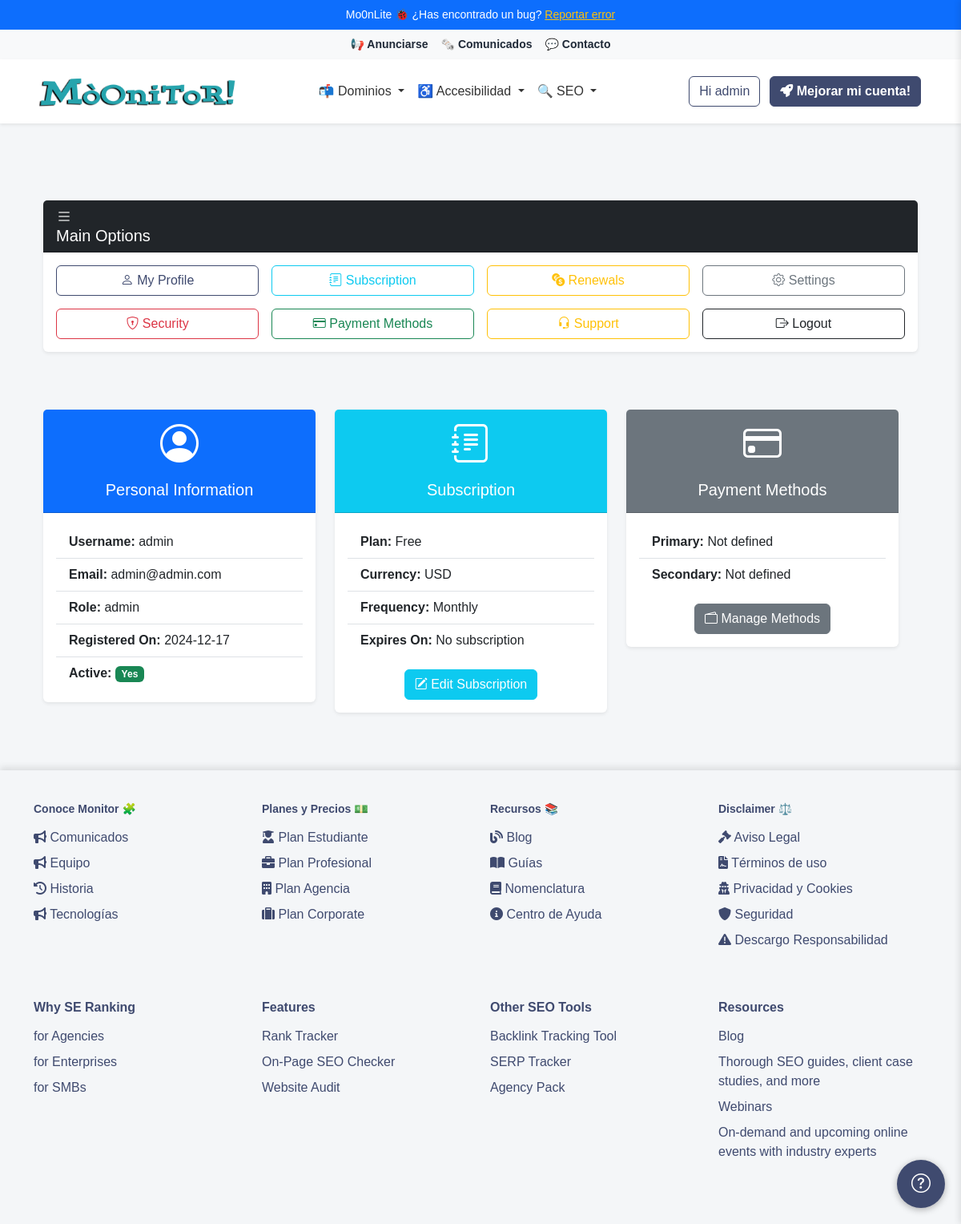
Before: /profile (signed in) with the older database file.
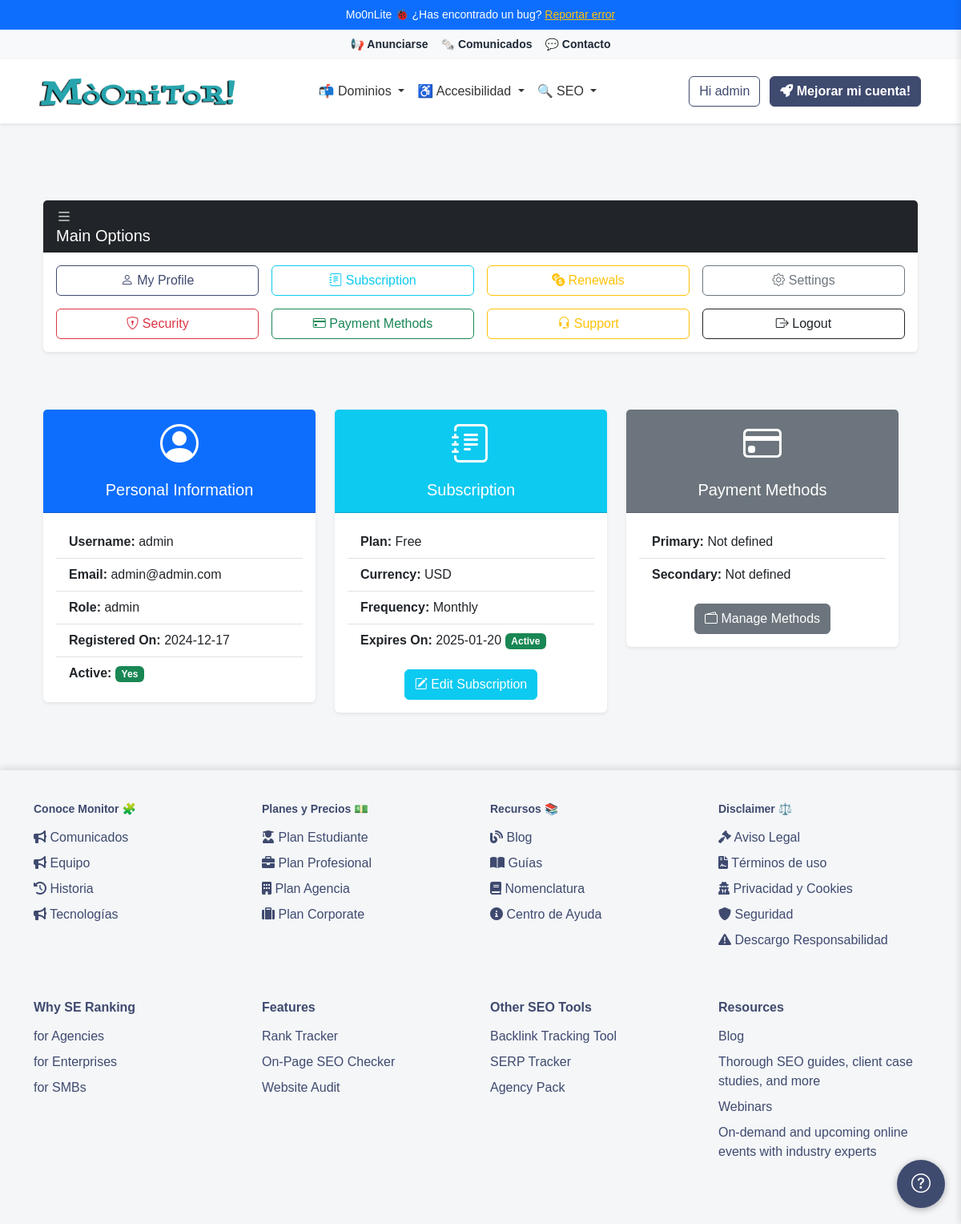
After: the same page with the newer database file.
### app/models/user_model.py (models this page shows, shortened)
class Users(UserMixin, db.Model):
    __tablename__ = 'Users'
    id = db.Column(db.Integer, primary_key=True)
    username = db.Column(db.String(80), unique=True, nullable=False)
    email = db.Column(db.String(120), unique=True, nullable=False)
    password_hash = db.Column(db.String(255), nullable=False)
    token = db.Column(db.String(255), index=True, unique=True)
    active = db.Column(db.Boolean, default=False)
    registered_on = db.Column(db.DateTime, nullable=False, default=datetime.datetime.utcnow)
    config = db.Column(JSONType)
    role = db.Column(db.String(20), nullable=False, default='usuario')
    subscription_plan = db.Column(Enum('Free', 'Pro', 'Corporate', name='subscription_plans'), default='Free')
    subscription_currency = db.Column(db.String(3), default='USD')  # ISO currency codes (e.g., USD, EUR)
    subscription_expiration = db.Column(db.DateTime, nullable=True)
    subscription_frequency = db.Column(Enum('Monthly', 'Annually', name='subscription_frequency'), default='Monthly')
    primary_payment = db.Column(JSONType, nullable=True)  # IBAN, SWIFT, etc.
    secondary_payment = db.Column(JSONType, nullable=True)
    transactions = db.relationship('Transaction', backref='user', lazy=True)
    def is_subscription_active(self):
        if not self.subscription_expiration:
            return False
        return self.subscription_expiration > datetime.datetime.utcnow()

### app/controllers/user_controller.py (the view)
@app.route('/profile') ## futuro dashboard
@login_required
def profile():
    breadcrumbs = [
        {'url': '/profile', 'text': 'Perfil'}
    ]
    user = Users.query.filter_by(id=current_user.id).first()
    return render_template('user/profile.html', user=user, breadcrumbs=breadcrumbs)

### app/__init__.py (called while the page is built)
@app.context_processor
def inject_sidebar_info():
    return dict(is_admin=current_user.is_authenticated and current_user.role == 'admin')

@app.context_processor
def inject_breadcrumb():
    breadcrumbs = [
        {'url': '/', 'text': 'Inicio'},
        {'url': '/profile', 'text': 'Opcion 1'},
        {'url': '/profile/edit', 'text': 'Sub opcion 1'}
    ]
    return {'breadcrumbs': breadcrumbs}

@app.context_processor
def inject_tools():
    grouped_tools = {}
    for category, tools_in_category in groupby(sorted(tools, key=itemgetter('category')), key=itemgetter('category')):
        subcategories = {}
        for subcategory, tools_in_subcategory in groupby(sorted(tools_in_category, key=itemgetter('subcategory')), key=itemgetter('subcategory')):
            subcategories[subcategory] = list(tools_in_subcategory)
        grouped_tools[category] = subcategories
    return dict(grouped_tools=grouped_tools)

@login_manager.user_loader
def load_user(user_id):
    return Users.query.get(int(user_id))

### app/templates/user/profile.html (shortened to what the changed rows need)
{% extends 'base.html' %}
{% block content %}
<div class="container my-5">
    <div class="row">
        <div class="col-12 mb-4">
            <div class="card shadow-sm border-0">
                <div class="card-header bg-dark text-white d-flex justify-content-between align-items-center">
                    <h2 class="h5 mb-0"><i class="bi bi-list"></i> Main Options</h2>
                </div>
            </div>
        </div>
        <div class="row g-4">
            <div class="col-lg-4 col-md-6">
                <div class="card shadow-sm border-0">
                    <div class="card-body">
                        <ul class="list-group list-group-flush">
                            <li class="list-group-item"><strong>Username:</strong> {{ user.username }}</li>
                            <li class="list-group-item"><strong>Email:</strong> {{ user.email }}</li>
                            <li class="list-group-item"><strong>Role:</strong> {{ user.role }}</li>
                            <li class="list-group-item"><strong>Registered On:</strong> {{ user.registered_on.strftime('%Y-%m-%d') }}</li>
                            <li class="list-group-item">
                                <strong>Active:</strong>
                                {% if user.active %}
                                <span class="badge bg-success">Yes</span>
                                {% else %}
                                <span class="badge bg-danger">No</span>
                                {% endif %}
                            </li>
                        </ul>
                    </div>
                </div>
            </div>
            <div class="col-lg-4 col-md-6">
                <div class="card shadow-sm border-0">
                    <div class="card-body">
                        <ul class="list-group list-group-flush">
                            <li class="list-group-item"><strong>Plan:</strong> {{ user.subscription_plan }}</li>
                            <li class="list-group-item"><strong>Currency:</strong> {{ user.subscription_currency }}</li>
                            <li class="list-group-item"><strong>Frequency:</strong> {{ user.subscription_frequency }}</li>
                            <li class="list-group-item">
                                <strong>Expires On:</strong>
                                {% if user.subscription_expiration %}
                                {{ user.subscription_expiration.strftime('%Y-%m-%d') }}
                                {% if user.is_subscription_active() %}
                                <span class="badge bg-success">Active</span>
                                {% else %}
                                <span class="badge bg-danger">Expired</span>
                                {% endif %}
                                {% else %}
                                No subscription
                                {% endif %}
                            </li>
                        </ul>
                    </div>
                </div>
            </div>
            <div class="col-lg-4 col-md-6">
                <div class="card shadow-sm border-0">
                    <div class="card-body">
                        <ul class="list-group list-group-flush">
                            <li class="list-group-item"><strong>Primary:</strong> {{ user.primary_payment.method if user.primary_payment else 'Not defined' }}</li>
                            <li class="list-group-item"><strong>Secondary:</strong> {{ user.secondary_payment.method if user.secondary_payment else 'Not defined' }}</li>
                        </ul>
                    </div>
                </div>
            </div>
        </div>
    </div>
</div>
{% endblock %}

### app/templates/inc/header.html (shortened to what this page needs)
<header class="header">
    <div class="info-bar text-center py-2 bg-primary text-white">
      Mo0nLite 🐞 ¿Has encontrado un bug? <a href="#" class="text-warning text-decoration-underline">Reportar error</a>
    </div>
    <div class="top-bar d-flex justify-content-center align-items-center py-2 bg-light">
      <div class="d-flex flex-wrap gap-3">
        <a href="#" class="text-dark text-decoration-none fw-semibold">📢 Anunciarse</a>
        <a href="#" id="showSidebar" class="text-dark text-decoration-none fw-semibold">🗞️ Comunicados</a>
        <a href="#" class="text-dark text-decoration-none fw-semibold">💬 Contacto</a>
      </div>
    </div>
    <nav class="navbar navbar-expand-lg navbar-light bg-white shadow-sm">
      <div class="container">
        <a class="navbar-brand mx-auto" href="{{ url_for('index') }}">
          <img src="{{ url_for('static', filename='logo.png') }}" alt="Logo" height="50" class="d-inline-block align-text-top">
        </a>
        <div class="collapse navbar-collapse justify-content-center" id="navbarNav">
          <ul class="navbar-nav align-items-center">
        <li class="nav-item dropdown">
            <a class="nav-link dropdown-toggle" href="#" id="domainDnsDropdown" role="button" data-bs-toggle="dropdown"
              aria-expanded="false">
              📬 Dominios
            </a>
          </li>
          <li class="nav-item dropdown">
            <a class="nav-link dropdown-toggle" href="#" id="accessibilityDropdown" role="button"
              data-bs-toggle="dropdown" aria-expanded="false">
              ♿ Accesibilidad
            </a>
          </li>
          <li class="nav-item dropdown">
            <a class="nav-link dropdown-toggle" href="#" id="seoOptimizationDropdown" role="button"
              data-bs-toggle="dropdown" aria-expanded="false">
              🔍 SEO
            </a>
          </li>
          </ul>
        </div>
        <div class="d-flex align-items-center ms-3">
            {% if current_user.is_authenticated %}
            <a href="/dashboard" class="btn btn-outline-primary me-2"><span class="item-responsive">Hi {{ current_user.username }}</a>
            <a class="btn btn-primary me-2 ms-1" href="{{ url_for('edit_subscription') }}"><i class="fa-solid fa-rocket"></i>
              Mejorar mi cuenta!</a></li>
            {% else %}
            <a class="btn btn-outline-primary me-2 ms-1" href="{{ url_for('login') }}"><i class="fa-solid fa-key"></i>
              Acceder</a>
            <a class="btn btn-primary me-2 ms-1" href="{{ url_for('register') }}"><i class="fa-solid fa-crown"></i>
              Empezar gratis</a></li>
            {%endif%}
        </div>
      </div>
    </nav>
  </header>

Changed rows visible on the page:
changed Users "admin": subscription_expiration (not shown) → "2025-01-20"
Other visible differences:
text no longer shown: "No subscription"
text now shown: "Active"
